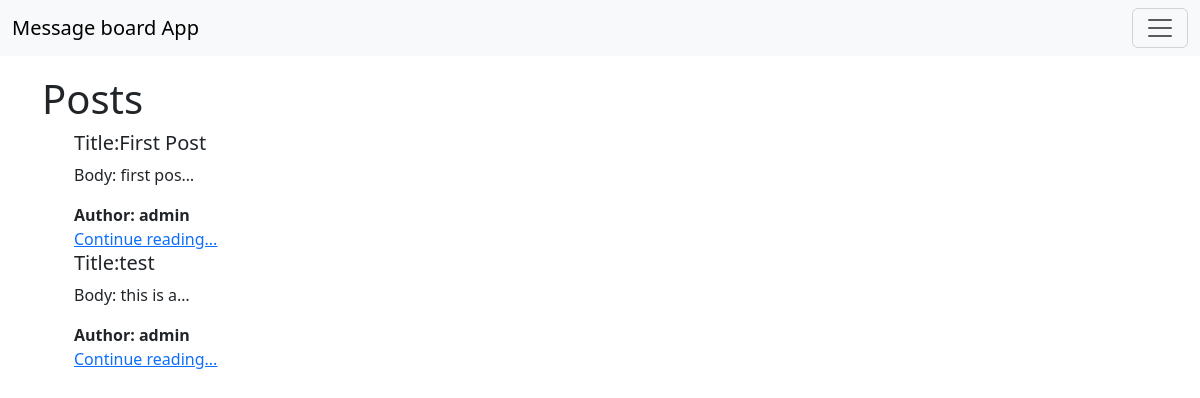
/posts/, run on the app's committed database.
### posts/models.py (models this page shows, shortened)
class Post(models.Model):
    title = models.CharField(max_length=128)
    subtitle = models.CharField(max_length=256)
    body = models.TextField()
    created_on = models.DateTimeField(auto_now_add=True)
    author = models.ForeignKey(
        get_user_model(),
        on_delete=models.CASCADE,
    )

### posts/views.py (the view)
# urls.py: path("", PostListView.as_view(), name="posts_list"),
class PostListView(ListView):
    template_name = "posts/list.html"
    model = Post
    context_object_name = "posts"

### templates/posts/list.html (shortened to what this page needs)
{% extends 'base.html' %}
{% block content %}
    <h1>Posts</h1>
    <ul>
        {% for item in posts %}
            <div>
                <h5>Title:{{ item.title }}</h5>
                <p>Body: {{ item.body|truncatechars:10 }}</p>
                <span><strong>Author: {{ item.author }}</strong></span>
                <br/>
                <a href="{% url 'post_detail' item.id %}">Continue reading...</a>
            </div>
        {% endfor %}
    </ul>
{% endblock %}

### data on the page
Post: title "First Post", body "first pos…", author "admin"
Post: title "test", body "this is a…", author "admin"
